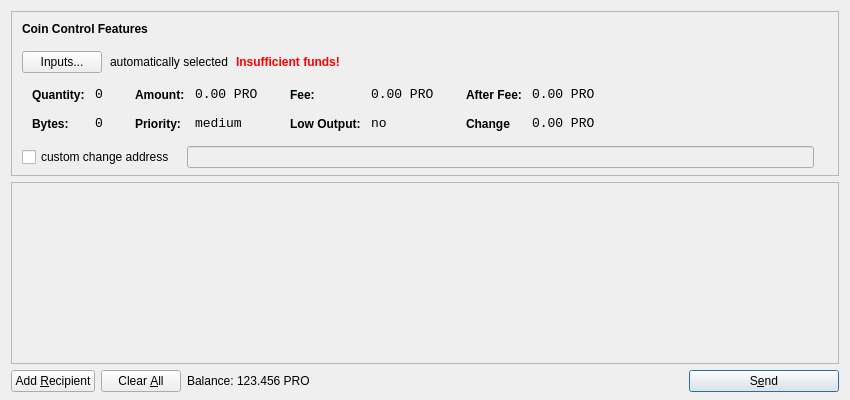
<?xml version="1.0" encoding="UTF-8"?>
<ui version="4.0">
 <class>SendCoinsDialog</class>
 <widget class="QDialog" name="SendCoinsDialog">
  <property name="geometry">
   <rect>
    <x>0</x>
    <y>0</y>
    <width>850</width>
    <height>400</height>
   </rect>
  </property>
  <property name="windowTitle">
   <string>Send Coins</string>
  </property>
  <layout class="QVBoxLayout" name="verticalLayout" stretch="0,1,0">
   <property name="bottomMargin">
    <number>8</number>
   </property>
   <item>
    <widget class="QFrame" name="frameCoinControl">
     <property name="sizePolicy">
      <sizepolicy hsizetype="Expanding" vsizetype="Expanding">
       <horstretch>0</horstretch>
       <verstretch>0</verstretch>
      </sizepolicy>
     </property>
     <property name="maximumSize">
      <size>
       <width>16777215</width>
       <height>16777215</height>
      </size>
     </property>
     <property name="frameShape">
      <enum>QFrame::StyledPanel</enum>
     </property>
     <property name="frameShadow">
      <enum>QFrame::Sunken</enum>
     </property>
     <layout class="QVBoxLayout" name="verticalLayoutCoinControl2">
      <property name="spacing">
       <number>-1</number>
      </property>
      <property name="leftMargin">
       <number>0</number>
      </property>
      <property name="topMargin">
       <number>0</number>
      </property>
      <property name="rightMargin">
       <number>0</number>
      </property>
      <property name="bottomMargin">
       <number>6</number>
      </property>
      <item>
       <layout class="QVBoxLayout" name="verticalLayoutCoinControl" stretch="0,0,0,0,1">
        <property name="spacing">
         <number>0</number>
        </property>
        <property name="leftMargin">
         <number>10</number>
        </property>
        <property name="topMargin">
         <number>10</number>
        </property>
        <item>
         <layout class="QHBoxLayout" name="horizontalLayoutCoinControl1">
          <property name="bottomMargin">
           <number>15</number>
          </property>
          <item>
           <widget class="QLabel" name="labelCoinControlFeatures">
            <property name="sizePolicy">
             <sizepolicy hsizetype="Preferred" vsizetype="Maximum">
              <horstretch>0</horstretch>
              <verstretch>0</verstretch>
             </sizepolicy>
            </property>
            <property name="font">
             <font>
              <weight>75</weight>
              <bold>true</bold>
             </font>
            </property>
            <property name="styleSheet">
             <string notr="true">font-weight:bold;</string>
            </property>
            <property name="text">
             <string>Coin Control Features</string>
            </property>
           </widget>
          </item>
         </layout>
        </item>
        <item>
         <layout class="QHBoxLayout" name="horizontalLayoutCoinControl2" stretch="0,0,0,0">
          <property name="spacing">
           <number>8</number>
          </property>
          <property name="bottomMargin">
           <number>10</number>
          </property>
          <item>
           <widget class="QPushButton" name="pushButtonCoinControl">
            <property name="styleSheet">
             <string notr="true"/>
            </property>
            <property name="text">
             <string>Inputs...</string>
            </property>
           </widget>
          </item>
          <item>
           <widget class="QLabel" name="labelCoinControlAutomaticallySelected">
            <property name="text">
             <string>automatically selected</string>
            </property>
            <property name="margin">
             <number>5</number>
            </property>
           </widget>
          </item>
          <item>
           <widget class="QLabel" name="labelCoinControlInsuffFunds">
            <property name="font">
             <font>
              <weight>75</weight>
              <bold>true</bold>
             </font>
            </property>
            <property name="styleSheet">
             <string notr="true">color:red;font-weight:bold;</string>
            </property>
            <property name="text">
             <string>Insufficient funds!</string>
            </property>
            <property name="margin">
             <number>5</number>
            </property>
           </widget>
          </item>
          <item>
           <spacer name="horizontalSpacerCoinControl">
            <property name="orientation">
             <enum>Qt::Horizontal</enum>
            </property>
            <property name="sizeHint" stdset="0">
             <size>
              <width>40</width>
              <height>1</height>
             </size>
            </property>
           </spacer>
          </item>
         </layout>
        </item>
        <item>
         <widget class="QWidget" name="widgetCoinControl" native="true">
          <property name="sizePolicy">
           <sizepolicy hsizetype="Preferred" vsizetype="Preferred">
            <horstretch>0</horstretch>
            <verstretch>0</verstretch>
           </sizepolicy>
          </property>
          <property name="minimumSize">
           <size>
            <width>0</width>
            <height>0</height>
           </size>
          </property>
          <property name="styleSheet">
           <string notr="true"/>
          </property>
          <layout class="QHBoxLayout" name="horizontalLayoutCoinControl5">
           <property name="margin">
            <number>0</number>
           </property>
           <item>
            <layout class="QHBoxLayout" name="horizontalLayoutCoinControl3" stretch="0,0,0,1">
             <property name="spacing">
              <number>20</number>
             </property>
             <property name="topMargin">
              <number>0</number>
             </property>
             <property name="bottomMargin">
              <number>10</number>
             </property>
             <item>
              <layout class="QFormLayout" name="formLayoutCoinControl1">
               <property name="horizontalSpacing">
                <number>10</number>
               </property>
               <property name="verticalSpacing">
                <number>14</number>
               </property>
               <property name="leftMargin">
                <number>10</number>
               </property>
               <property name="topMargin">
                <number>4</number>
               </property>
               <property name="rightMargin">
                <number>6</number>
               </property>
               <item row="0" column="0">
                <widget class="QLabel" name="labelCoinControlQuantityText">
                 <property name="styleSheet">
                  <string notr="true">font-weight:bold;</string>
                 </property>
                 <property name="text">
                  <string>Quantity:</string>
                 </property>
                 <property name="margin">
                  <number>0</number>
                 </property>
                </widget>
               </item>
               <item row="0" column="1">
                <widget class="QLabel" name="labelCoinControlQuantity">
                 <property name="font">
                  <font>
                   <family>Monospace</family>
                   <pointsize>10</pointsize>
                  </font>
                 </property>
                 <property name="cursor">
                  <cursorShape>IBeamCursor</cursorShape>
                 </property>
                 <property name="contextMenuPolicy">
                  <enum>Qt::ActionsContextMenu</enum>
                 </property>
                 <property name="text">
                  <string>0</string>
                 </property>
                 <property name="margin">
                  <number>0</number>
                 </property>
                 <property name="textInteractionFlags">
                  <set>Qt::LinksAccessibleByMouse|Qt::TextSelectableByKeyboard|Qt::TextSelectableByMouse</set>
                 </property>
                </widget>
               </item>
               <item row="1" column="0">
                <widget class="QLabel" name="labelCoinControlBytesText">
                 <property name="styleSheet">
                  <string notr="true">font-weight:bold;</string>
                 </property>
                 <property name="text">
                  <string>Bytes:</string>
                 </property>
                </widget>
               </item>
               <item row="1" column="1">
                <widget class="QLabel" name="labelCoinControlBytes">
                 <property name="font">
                  <font>
                   <family>Monospace</family>
                   <pointsize>10</pointsize>
                  </font>
                 </property>
                 <property name="cursor">
                  <cursorShape>IBeamCursor</cursorShape>
                 </property>
                 <property name="contextMenuPolicy">
                  <enum>Qt::ActionsContextMenu</enum>
                 </property>
                 <property name="text">
                  <string>0</string>
                 </property>
                 <property name="textInteractionFlags">
                  <set>Qt::LinksAccessibleByMouse|Qt::TextSelectableByKeyboard|Qt::TextSelectableByMouse</set>
                 </property>
                </widget>
               </item>
              </layout>
             </item>
             <item>
              <layout class="QFormLayout" name="formLayoutCoinControl2">
               <property name="horizontalSpacing">
                <number>10</number>
               </property>
               <property name="verticalSpacing">
                <number>14</number>
               </property>
               <property name="leftMargin">
                <number>6</number>
               </property>
               <property name="topMargin">
                <number>4</number>
               </property>
               <property name="rightMargin">
                <number>6</number>
               </property>
               <item row="0" column="0">
                <widget class="QLabel" name="labelCoinControlAmountText">
                 <property name="styleSheet">
                  <string notr="true">font-weight:bold;</string>
                 </property>
                 <property name="text">
                  <string>Amount:</string>
                 </property>
                 <property name="margin">
                  <number>0</number>
                 </property>
                </widget>
               </item>
               <item row="0" column="1">
                <widget class="QLabel" name="labelCoinControlAmount">
                 <property name="font">
                  <font>
                   <family>Monospace</family>
                   <pointsize>10</pointsize>
                  </font>
                 </property>
                 <property name="cursor">
                  <cursorShape>IBeamCursor</cursorShape>
                 </property>
                 <property name="contextMenuPolicy">
                  <enum>Qt::ActionsContextMenu</enum>
                 </property>
                 <property name="text">
                  <string>0.00 PRO</string>
                 </property>
                 <property name="textInteractionFlags">
                  <set>Qt::LinksAccessibleByMouse|Qt::TextSelectableByKeyboard|Qt::TextSelectableByMouse</set>
                 </property>
                </widget>
               </item>
               <item row="1" column="0">
                <widget class="QLabel" name="labelCoinControlPriorityText">
                 <property name="styleSheet">
                  <string notr="true">font-weight:bold;</string>
                 </property>
                 <property name="text">
                  <string>Priority:</string>
                 </property>
                </widget>
               </item>
               <item row="1" column="1">
                <widget class="QLabel" name="labelCoinControlPriority">
                 <property name="font">
                  <font>
                   <family>Monospace</family>
                   <pointsize>10</pointsize>
                  </font>
                 </property>
                 <property name="cursor">
                  <cursorShape>IBeamCursor</cursorShape>
                 </property>
                 <property name="contextMenuPolicy">
                  <enum>Qt::ActionsContextMenu</enum>
                 </property>
                 <property name="text">
                  <string>medium</string>
                 </property>
                 <property name="textInteractionFlags">
                  <set>Qt::LinksAccessibleByMouse|Qt::TextSelectableByKeyboard|Qt::TextSelectableByMouse</set>
                 </property>
                </widget>
               </item>
              </layout>
             </item>
             <item>
              <layout class="QFormLayout" name="formLayoutCoinControl3">
               <property name="horizontalSpacing">
                <number>10</number>
               </property>
               <property name="verticalSpacing">
                <number>14</number>
               </property>
               <property name="leftMargin">
                <number>6</number>
               </property>
               <property name="topMargin">
                <number>4</number>
               </property>
               <property name="rightMargin">
                <number>6</number>
               </property>
               <item row="0" column="0">
                <widget class="QLabel" name="labelCoinControlFeeText">
                 <property name="styleSheet">
                  <string notr="true">font-weight:bold;</string>
                 </property>
                 <property name="text">
                  <string>Fee:</string>
                 </property>
                 <property name="margin">
                  <number>0</number>
                 </property>
                </widget>
               </item>
               <item row="0" column="1">
                <widget class="QLabel" name="labelCoinControlFee">
                 <property name="font">
                  <font>
                   <family>Monospace</family>
                   <pointsize>10</pointsize>
                  </font>
                 </property>
                 <property name="cursor">
                  <cursorShape>IBeamCursor</cursorShape>
                 </property>
                 <property name="contextMenuPolicy">
                  <enum>Qt::ActionsContextMenu</enum>
                 </property>
                 <property name="text">
                  <string>0.00 PRO</string>
                 </property>
                 <property name="textInteractionFlags">
                  <set>Qt::LinksAccessibleByMouse|Qt::TextSelectableByKeyboard|Qt::TextSelectableByMouse</set>
                 </property>
                </widget>
               </item>
               <item row="1" column="0">
                <widget class="QLabel" name="labelCoinControlLowOutputText">
                 <property name="styleSheet">
                  <string notr="true">font-weight:bold;</string>
                 </property>
                 <property name="text">
                  <string>Low Output:</string>
                 </property>
                </widget>
               </item>
               <item row="1" column="1">
                <widget class="QLabel" name="labelCoinControlLowOutput">
                 <property name="font">
                  <font>
                   <family>Monospace</family>
                   <pointsize>10</pointsize>
                  </font>
                 </property>
                 <property name="cursor">
                  <cursorShape>IBeamCursor</cursorShape>
                 </property>
                 <property name="contextMenuPolicy">
                  <enum>Qt::ActionsContextMenu</enum>
                 </property>
                 <property name="text">
                  <string>no</string>
                 </property>
                 <property name="textInteractionFlags">
                  <set>Qt::LinksAccessibleByMouse|Qt::TextSelectableByKeyboard|Qt::TextSelectableByMouse</set>
                 </property>
                </widget>
               </item>
              </layout>
             </item>
             <item>
              <layout class="QFormLayout" name="formLayoutCoinControl4">
               <property name="horizontalSpacing">
                <number>10</number>
               </property>
               <property name="verticalSpacing">
                <number>14</number>
               </property>
               <property name="leftMargin">
                <number>6</number>
               </property>
               <property name="topMargin">
                <number>4</number>
               </property>
               <property name="rightMargin">
                <number>6</number>
               </property>
               <item row="0" column="0">
                <widget class="QLabel" name="labelCoinControlAfterFeeText">
                 <property name="styleSheet">
                  <string notr="true">font-weight:bold;</string>
                 </property>
                 <property name="text">
                  <string>After Fee:</string>
                 </property>
                 <property name="margin">
                  <number>0</number>
                 </property>
                </widget>
               </item>
               <item row="0" column="1">
                <widget class="QLabel" name="labelCoinControlAfterFee">
                 <property name="font">
                  <font>
                   <family>Monospace</family>
                   <pointsize>10</pointsize>
                  </font>
                 </property>
                 <property name="cursor">
                  <cursorShape>IBeamCursor</cursorShape>
                 </property>
                 <property name="contextMenuPolicy">
                  <enum>Qt::ActionsContextMenu</enum>
                 </property>
                 <property name="text">
                  <string>0.00 PRO</string>
                 </property>
                 <property name="textInteractionFlags">
                  <set>Qt::LinksAccessibleByMouse|Qt::TextSelectableByKeyboard|Qt::TextSelectableByMouse</set>
                 </property>
                </widget>
               </item>
               <item row="1" column="0">
                <widget class="QLabel" name="labelCoinControlChangeText">
                 <property name="styleSheet">
                  <string notr="true">font-weight:bold;</string>
                 </property>
                 <property name="text">
                  <string>Change</string>
                 </property>
                </widget>
               </item>
               <item row="1" column="1">
                <widget class="QLabel" name="labelCoinControlChange">
                 <property name="font">
                  <font>
                   <family>Monospace</family>
                   <pointsize>10</pointsize>
                  </font>
                 </property>
                 <property name="cursor">
                  <cursorShape>IBeamCursor</cursorShape>
                 </property>
                 <property name="contextMenuPolicy">
                  <enum>Qt::ActionsContextMenu</enum>
                 </property>
                 <property name="text">
                  <string>0.00 PRO</string>
                 </property>
                 <property name="textInteractionFlags">
                  <set>Qt::LinksAccessibleByMouse|Qt::TextSelectableByKeyboard|Qt::TextSelectableByMouse</set>
                 </property>
                </widget>
               </item>
              </layout>
             </item>
            </layout>
           </item>
          </layout>
         </widget>
        </item>
        <item>
         <layout class="QHBoxLayout" name="horizontalLayoutCoinControl4" stretch="0,0,0">
          <property name="spacing">
           <number>12</number>
          </property>
          <property name="sizeConstraint">
           <enum>QLayout::SetDefaultConstraint</enum>
          </property>
          <property name="topMargin">
           <number>5</number>
          </property>
          <property name="rightMargin">
           <number>5</number>
          </property>
          <item>
           <widget class="QCheckBox" name="checkBoxCoinControlChange">
            <property name="text">
             <string>custom change address</string>
            </property>
           </widget>
          </item>
          <item>
           <widget class="QLineEdit" name="lineEditCoinControlChange">
            <property name="enabled">
             <bool>false</bool>
            </property>
            <property name="sizePolicy">
             <sizepolicy hsizetype="Expanding" vsizetype="Fixed">
              <horstretch>0</horstretch>
              <verstretch>0</verstretch>
             </sizepolicy>
            </property>
           </widget>
          </item>
          <item>
           <widget class="QLabel" name="labelCoinControlChangeLabel">
            <property name="sizePolicy">
             <sizepolicy hsizetype="Preferred" vsizetype="Expanding">
              <horstretch>0</horstretch>
              <verstretch>0</verstretch>
             </sizepolicy>
            </property>
            <property name="minimumSize">
             <size>
              <width>0</width>
              <height>0</height>
             </size>
            </property>
            <property name="text">
             <string/>
            </property>
            <property name="margin">
             <number>3</number>
            </property>
           </widget>
          </item>
         </layout>
        </item>
        <item>
         <spacer name="verticalSpacerCoinControl">
          <property name="orientation">
           <enum>Qt::Vertical</enum>
          </property>
          <property name="sizeHint" stdset="0">
           <size>
            <width>800</width>
            <height>1</height>
           </size>
          </property>
         </spacer>
        </item>
       </layout>
      </item>
     </layout>
    </widget>
   </item>
   <item>
    <widget class="QScrollArea" name="scrollArea">
     <property name="widgetResizable">
      <bool>true</bool>
     </property>
     <widget class="QWidget" name="scrollAreaWidgetContents">
      <property name="geometry">
       <rect>
        <x>0</x>
        <y>0</y>
        <width>830</width>
        <height>165</height>
       </rect>
      </property>
      <layout class="QVBoxLayout" name="verticalLayout_2">
       <property name="margin">
        <number>0</number>
       </property>
       <item>
        <layout class="QVBoxLayout" name="entries">
         <property name="spacing">
          <number>6</number>
         </property>
        </layout>
       </item>
       <item>
        <spacer name="verticalSpacer">
         <property name="orientation">
          <enum>Qt::Vertical</enum>
         </property>
         <property name="sizeHint" stdset="0">
          <size>
           <width>20</width>
           <height>40</height>
          </size>
         </property>
        </spacer>
       </item>
      </layout>
     </widget>
    </widget>
   </item>
   <item>
    <layout class="QHBoxLayout" name="horizontalLayout">
     <item>
      <widget class="QPushButton" name="addButton">
       <property name="toolTip">
        <string>Send to multiple recipients at once</string>
       </property>
       <property name="text">
        <string>Add &amp;Recipient</string>
       </property>
       <property name="icon">
        <iconset resource="../bitcoin.qrc">
         <normaloff>:/icons/add</normaloff>:/icons/add</iconset>
       </property>
       <property name="autoDefault">
        <bool>false</bool>
       </property>
      </widget>
     </item>
     <item>
      <widget class="QPushButton" name="clearButton">
       <property name="sizePolicy">
        <sizepolicy hsizetype="Minimum" vsizetype="Fixed">
         <horstretch>0</horstretch>
         <verstretch>0</verstretch>
        </sizepolicy>
       </property>
       <property name="toolTip">
        <string>Remove all transaction fields</string>
       </property>
       <property name="text">
        <string>Clear &amp;All</string>
       </property>
       <property name="icon">
        <iconset resource="../bitcoin.qrc">
         <normaloff>:/icons/remove</normaloff>:/icons/remove</iconset>
       </property>
       <property name="autoRepeatDelay">
        <number>300</number>
       </property>
       <property name="autoDefault">
        <bool>false</bool>
       </property>
      </widget>
     </item>
     <item>
      <layout class="QHBoxLayout" name="horizontalLayout_2">
       <property name="spacing">
        <number>3</number>
       </property>
       <item>
        <widget class="QLabel" name="label">
         <property name="sizePolicy">
          <sizepolicy hsizetype="Preferred" vsizetype="Fixed">
           <horstretch>0</horstretch>
           <verstretch>0</verstretch>
          </sizepolicy>
         </property>
         <property name="text">
          <string>Balance:</string>
         </property>
        </widget>
       </item>
       <item>
        <widget class="QLabel" name="labelBalance">
         <property name="sizePolicy">
          <sizepolicy hsizetype="Preferred" vsizetype="Fixed">
           <horstretch>0</horstretch>
           <verstretch>0</verstretch>
          </sizepolicy>
         </property>
         <property name="cursor">
          <cursorShape>IBeamCursor</cursorShape>
         </property>
         <property name="text">
          <string>123.456 PRO</string>
         </property>
         <property name="textInteractionFlags">
          <set>Qt::LinksAccessibleByMouse|Qt::TextSelectableByKeyboard|Qt::TextSelectableByMouse</set>
         </property>
        </widget>
       </item>
      </layout>
     </item>
     <item>
      <spacer name="horizontalSpacer">
       <property name="orientation">
        <enum>Qt::Horizontal</enum>
       </property>
       <property name="sizeHint" stdset="0">
        <size>
         <width>40</width>
         <height>20</height>
        </size>
       </property>
      </spacer>
     </item>
     <item>
      <widget class="QPushButton" name="sendButton">
       <property name="minimumSize">
        <size>
         <width>150</width>
         <height>0</height>
        </size>
       </property>
       <property name="toolTip">
        <string>Confirm the send action</string>
       </property>
       <property name="text">
        <string>S&amp;end</string>
       </property>
       <property name="icon">
        <iconset resource="../bitcoin.qrc">
         <normaloff>:/icons/send</normaloff>:/icons/send</iconset>
       </property>
       <property name="default">
        <bool>true</bool>
       </property>
      </widget>
     </item>
    </layout>
   </item>
  </layout>
 </widget>
 <resources>
  <include location="../bitcoin.qrc"/>
 </resources>
 <connections/>
</ui>
